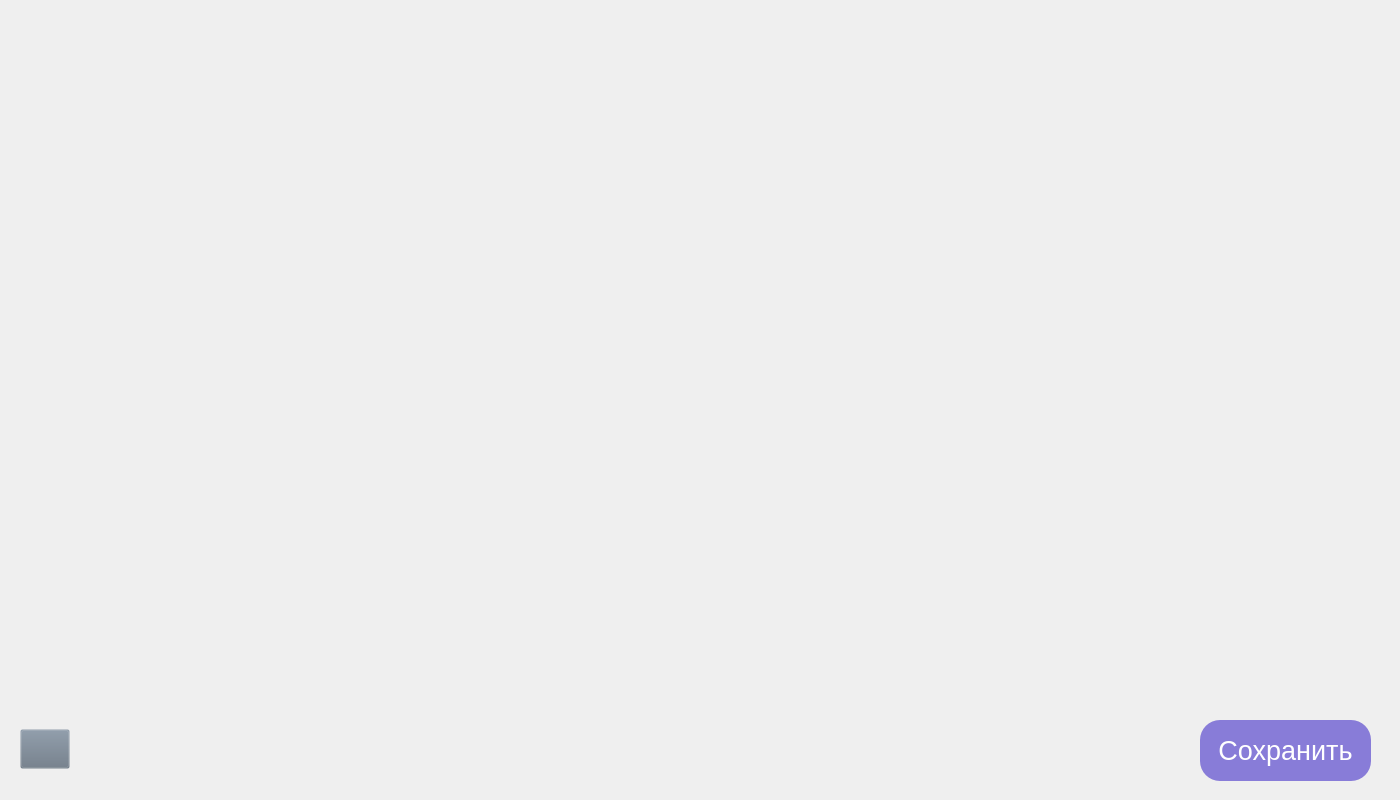
<?xml version="1.0" encoding="UTF-8"?>
<ui version="4.0">
 <class>Form</class>
 <widget class="QWidget" name="Form">
  <property name="geometry">
   <rect>
    <x>0</x>
    <y>0</y>
    <width>1400</width>
    <height>800</height>
   </rect>
  </property>
  <property name="windowTitle">
   <string>Form</string>
  </property>
  <property name="styleSheet">
   <string notr="true">QPushButton#back{
	background-color: rgba(105, 118, 132, 0);
}
QPushButton#left{
	background-color: rgba(105, 118, 132, 0);
}
QPushButton#right{
	background-color: rgba(105, 118, 132, 0);
}


QPushButton:pressed{
	padding-left: 2px;
	padding-top: 2px;
}</string>
  </property>
  <widget class="QLabel" name="label_1">
   <property name="geometry">
    <rect>
     <x>170</x>
     <y>90</y>
     <width>941</width>
     <height>131</height>
    </rect>
   </property>
   <property name="styleSheet">
    <string notr="true"/>
   </property>
   <property name="text">
    <string/>
   </property>
  </widget>
  <widget class="QPushButton" name="left">
   <property name="geometry">
    <rect>
     <x>20</x>
     <y>729</y>
     <width>50</width>
     <height>40</height>
    </rect>
   </property>
   <property name="text">
    <string/>
   </property>
   <property name="icon">
    <iconset>
     <normaloff>../Images/arrow_2.png</normaloff>../Images/arrow_2.png</iconset>
   </property>
   <property name="iconSize">
    <size>
     <width>30</width>
     <height>30</height>
    </size>
   </property>
  </widget>
  <widget class="QLabel" name="label_2">
   <property name="geometry">
    <rect>
     <x>170</x>
     <y>320</y>
     <width>941</width>
     <height>211</height>
    </rect>
   </property>
   <property name="styleSheet">
    <string notr="true"/>
   </property>
   <property name="text">
    <string/>
   </property>
  </widget>
  <widget class="QPushButton" name="save">
   <property name="geometry">
    <rect>
     <x>1200</x>
     <y>720</y>
     <width>171</width>
     <height>61</height>
    </rect>
   </property>
   <property name="font">
    <font>
     <family>MS Shell Dlg 2</family>
     <pointsize>20</pointsize>
    </font>
   </property>
   <property name="styleSheet">
    <string notr="true">background-color: rgb(107,92,209,200); color: White; border-radius: 20px; </string>
   </property>
   <property name="text">
    <string>Сохранить</string>
   </property>
  </widget>
 </widget>
 <resources/>
 <connections/>
</ui>
